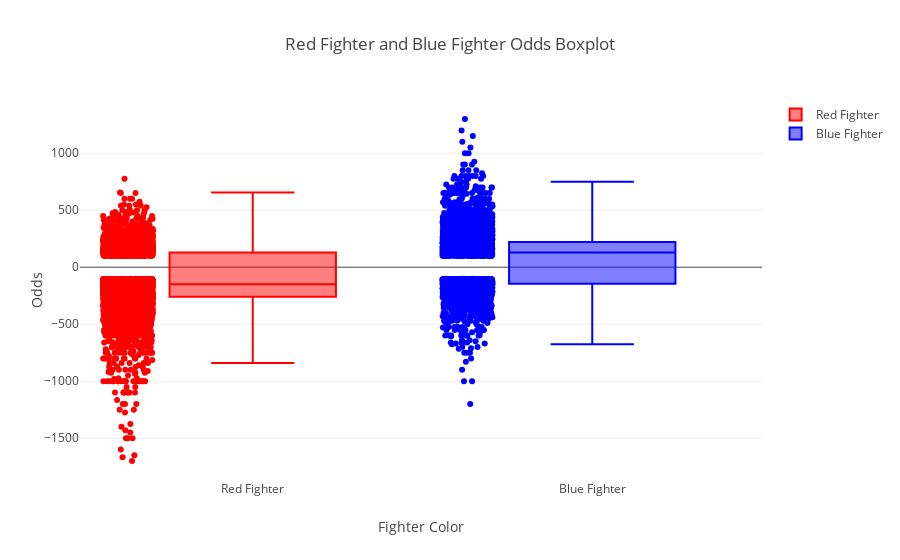

Notebook source saved alongside this figure:
### Markdown cell above
## B) Create Boxplot of Red and Blue Fighter Odds

### Code cell
#Instantiate Figure class
fig = go.Figure()
#Adjust components of plot for red fighter
fig.add_trace(go.Box(y = df['R_odds'], boxpoints = 'all', name = 'Red Fighter', line = dict(color = 'red')))
#Adjust componet of plot for blue fighter
fig.add_trace(go.Box(y = df['B_odds'], boxpoints = 'all', name = 'Blue Fighter', line = dict(color = 'blue')))

#Adjust layout overall
fig.update_layout(

    title = 'Red Fighter and Blue Fighter Odds Boxplot',
    paper_bgcolor = 'white',
    xaxis_title = 'Fighter Color',
    yaxis_title = 'Odds'
)

### Figure 1 — Plotly figure (JSON) as saved in the notebook; plotly's stock layout.template omitted (floating-point values rounded to 4 significant figures; data arrays with more than 128 entries replaced by an {"elided": "..."} marker saying what was removed)
{"data": [{"boxpoints": "all", "line": {"color": "red"}, "name": "Red Fighter", "type": "box", "y": {"elided": "4558 int values"}}, {"boxpoints": "all", "line": {"color": "blue"}, "name": "Blue Fighter", "type": "box", "y": {"elided": "4558 int values"}}], "layout": {"paper_bgcolor": "white", "title": {"text": "Red Fighter and Blue Fighter Odds Boxplot"}, "xaxis": {"title": {"text": "Fighter Color"}}, "yaxis": {"title": {"text": "Odds"}}}}
